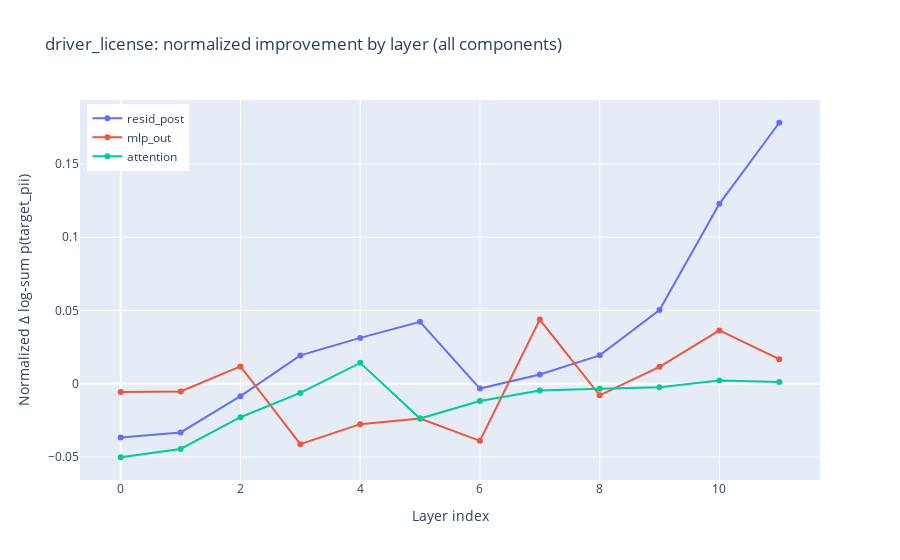
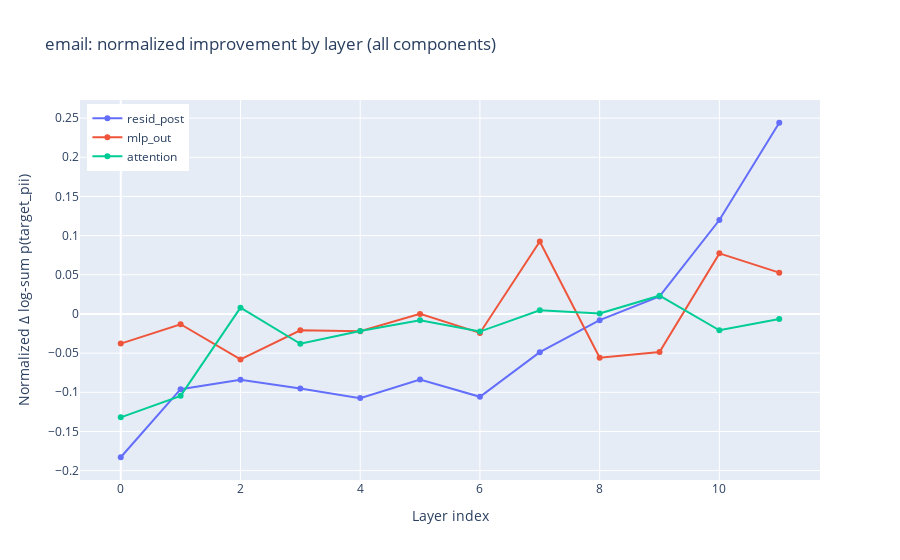
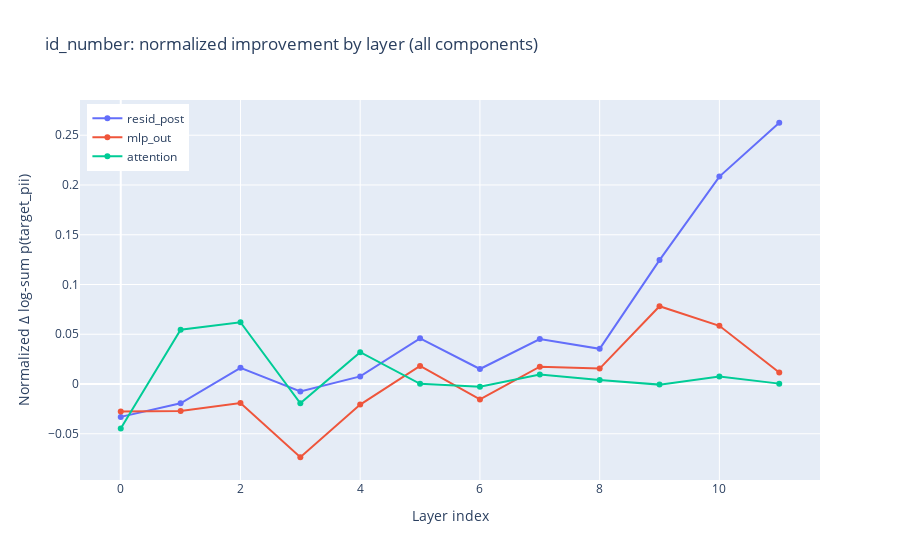
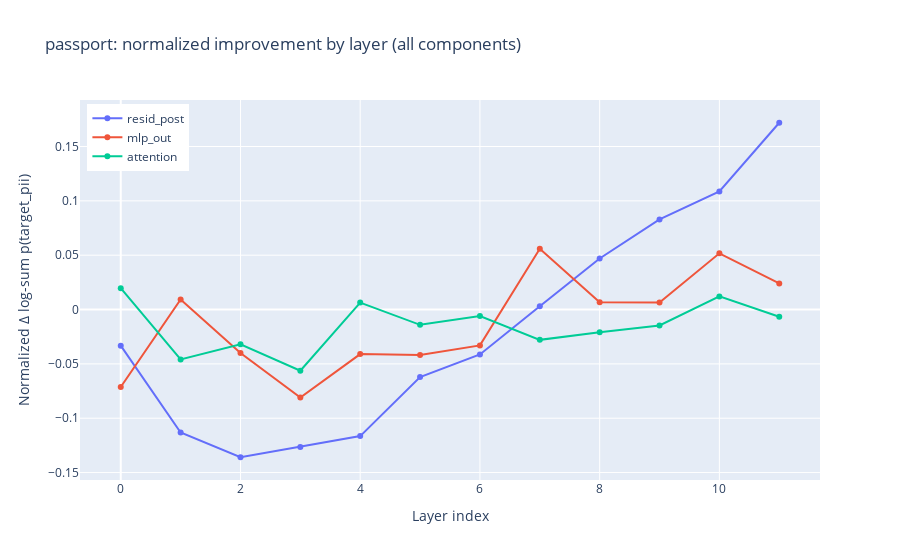

These figures' notebook cell, in order:
### Code cell
import numpy as np
import plotly.graph_objects as go

for pii_type, comps in sweep_results_all_input_tokens_pos.items():
    # Create a single figure for all components of this PII type
    fig = go.Figure()
    
    # Get number of layers from first component (should be same for all)
    first_component = list(comps.keys())[0]
    num_layers = len(comps[first_component]["layer_normalized_improvements"])
    layer_indices = np.arange(num_layers)
    
    # Add a line for each component
    for component, result in comps.items():
        layer_norm = result["layer_normalized_improvements"]  # shape [num_layers]
        
        fig.add_trace(go.Scatter(
            x=layer_indices,
            y=layer_norm,
            mode='lines+markers',
            name=component,
            line=dict(width=2),
            marker=dict(size=6),
        ))
    
    fig.update_layout(
        title=f"{pii_type}: normalized improvement by layer (all components)",
        xaxis_title="Layer index",
        yaxis_title="Normalized Δ log-sum p(target_pii)",
        hovermode='x unified',
        legend=dict(
            yanchor="top",
            y=0.99,
            xanchor="left",
            x=0.01
        ),
    )
    
    fig.show()
    
    # Save the combined figure
    os.makedirs(OUTPUT_DIR / f"all_input_tokens_pos", exist_ok=True)
    filepath = OUTPUT_DIR / f"all_input_tokens_pos" / f"{pii_type}_all_components_all_input_tokens_pos"
    fig.write_image(filepath.with_suffix(".png"))

### Figure 1 — Plotly figure (JSON) as saved in the notebook; plotly's stock layout.template omitted (floating-point values rounded to 4 significant figures)
{"data": [{"line": {"width": 2}, "marker": {"size": 6}, "mode": "lines+markers", "name": "resid_post", "type": "scatter", "x": [0, 1, 2, 3, 4, 5, 6, 7, 8, 9, 10, 11], "y": [-0.03674, -0.03322, -0.008467, 0.01935, 0.03129, 0.04222, -0.003288, 0.006249, 0.01936, 0.05029, 0.1228, 0.1781]}, {"line": {"width": 2}, "marker": {"size": 6}, "mode": "lines+markers", "name": "mlp_out", "type": "scatter", "x": [0, 1, 2, 3, 4, 5, 6, 7, 8, 9, 10, 11], "y": [-0.00561, -0.005243, 0.01181, -0.04126, -0.02759, -0.02376, -0.039, 0.04382, -0.007902, 0.01153, 0.03641, 0.01678]}, {"line": {"width": 2}, "marker": {"size": 6}, "mode": "lines+markers", "name": "attention", "type": "scatter", "x": [0, 1, 2, 3, 4, 5, 6, 7, 8, 9, 10, 11], "y": [-0.05018, -0.04454, -0.02287, -0.006253, 0.01425, -0.02378, -0.01174, -0.004643, -0.003459, -0.002422, 0.002129, 0.001254]}], "layout": {"hovermode": "x unified", "legend": {"x": 0.01, "xanchor": "left", "y": 0.99, "yanchor": "top"}, "title": {"text": "driver_license: normalized improvement by layer (all components)"}, "xaxis": {"title": {"text": "Layer index"}}, "yaxis": {"title": {"text": "Normalized Δ log-sum p(target_pii)"}}}}

### Figure 2 — Plotly figure (JSON) as saved in the notebook; plotly's stock layout.template omitted (floating-point values rounded to 4 significant figures)
{"data": [{"line": {"width": 2}, "marker": {"size": 6}, "mode": "lines+markers", "name": "resid_post", "type": "scatter", "x": [0, 1, 2, 3, 4, 5, 6, 7, 8, 9, 10, 11], "y": [-0.1829, -0.09606, -0.08388, -0.09512, -0.1074, -0.08362, -0.1058, -0.04874, -0.007941, 0.02242, 0.1199, 0.2441]}, {"line": {"width": 2}, "marker": {"size": 6}, "mode": "lines+markers", "name": "mlp_out", "type": "scatter", "x": [0, 1, 2, 3, 4, 5, 6, 7, 8, 9, 10, 11], "y": [-0.03785, -0.01312, -0.0581, -0.02085, -0.02206, 5.347e-05, -0.02425, 0.09243, -0.05595, -0.04859, 0.07734, 0.05272]}, {"line": {"width": 2}, "marker": {"size": 6}, "mode": "lines+markers", "name": "attention", "type": "scatter", "x": [0, 1, 2, 3, 4, 5, 6, 7, 8, 9, 10, 11], "y": [-0.132, -0.1045, 0.008015, -0.03809, -0.02172, -0.008027, -0.02249, 0.00477, 0.0005191, 0.0233, -0.02084, -0.006479]}], "layout": {"hovermode": "x unified", "legend": {"x": 0.01, "xanchor": "left", "y": 0.99, "yanchor": "top"}, "title": {"text": "email: normalized improvement by layer (all components)"}, "xaxis": {"title": {"text": "Layer index"}}, "yaxis": {"title": {"text": "Normalized Δ log-sum p(target_pii)"}}}}

### Figure 3 — Plotly figure (JSON) as saved in the notebook; plotly's stock layout.template omitted (floating-point values rounded to 4 significant figures)
{"data": [{"line": {"width": 2}, "marker": {"size": 6}, "mode": "lines+markers", "name": "resid_post", "type": "scatter", "x": [0, 1, 2, 3, 4, 5, 6, 7, 8, 9, 10, 11], "y": [-0.03303, -0.01933, 0.01627, -0.007429, 0.007648, 0.04594, 0.01509, 0.04523, 0.03538, 0.1246, 0.2084, 0.2625]}, {"line": {"width": 2}, "marker": {"size": 6}, "mode": "lines+markers", "name": "mlp_out", "type": "scatter", "x": [0, 1, 2, 3, 4, 5, 6, 7, 8, 9, 10, 11], "y": [-0.02756, -0.02704, -0.01916, -0.07358, -0.02066, 0.01821, -0.01548, 0.01743, 0.01551, 0.07816, 0.05851, 0.01165]}, {"line": {"width": 2}, "marker": {"size": 6}, "mode": "lines+markers", "name": "attention", "type": "scatter", "x": [0, 1, 2, 3, 4, 5, 6, 7, 8, 9, 10, 11], "y": [-0.04461, 0.05456, 0.06204, -0.01934, 0.03195, 0.0001829, -0.002788, 0.009554, 0.003935, -0.0005981, 0.007463, 0.0003981]}], "layout": {"hovermode": "x unified", "legend": {"x": 0.01, "xanchor": "left", "y": 0.99, "yanchor": "top"}, "title": {"text": "id_number: normalized improvement by layer (all components)"}, "xaxis": {"title": {"text": "Layer index"}}, "yaxis": {"title": {"text": "Normalized Δ log-sum p(target_pii)"}}}}

### Figure 4 — Plotly figure (JSON) as saved in the notebook; plotly's stock layout.template omitted (floating-point values rounded to 4 significant figures)
{"data": [{"line": {"width": 2}, "marker": {"size": 6}, "mode": "lines+markers", "name": "resid_post", "type": "scatter", "x": [0, 1, 2, 3, 4, 5, 6, 7, 8, 9, 10, 11], "y": [-0.03327, -0.1132, -0.1359, -0.1265, -0.1164, -0.06214, -0.04129, 0.003082, 0.04697, 0.08294, 0.1087, 0.1719]}, {"line": {"width": 2}, "marker": {"size": 6}, "mode": "lines+markers", "name": "mlp_out", "type": "scatter", "x": [0, 1, 2, 3, 4, 5, 6, 7, 8, 9, 10, 11], "y": [-0.07128, 0.009301, -0.03995, -0.08091, -0.041, -0.04172, -0.03299, 0.05599, 0.006816, 0.0064, 0.05171, 0.02402]}, {"line": {"width": 2}, "marker": {"size": 6}, "mode": "lines+markers", "name": "attention", "type": "scatter", "x": [0, 1, 2, 3, 4, 5, 6, 7, 8, 9, 10, 11], "y": [0.01969, -0.04597, -0.03201, -0.05631, 0.006371, -0.01409, -0.006006, -0.0279, -0.021, -0.01471, 0.01207, -0.006701]}], "layout": {"hovermode": "x unified", "legend": {"x": 0.01, "xanchor": "left", "y": 0.99, "yanchor": "top"}, "title": {"text": "passport: normalized improvement by layer (all components)"}, "xaxis": {"title": {"text": "Layer index"}}, "yaxis": {"title": {"text": "Normalized Δ log-sum p(target_pii)"}}}}
